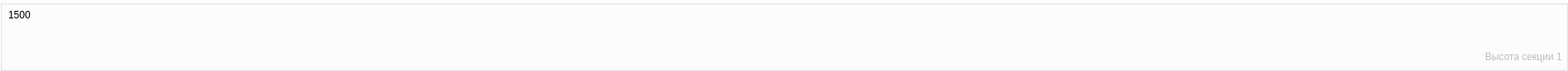
         <widget class="QGroupBox" name="groupBox15">
          <property name="sizePolicy">
           <sizepolicy hsizetype="Preferred" vsizetype="Fixed">
            <horstretch>0</horstretch>
            <verstretch>0</verstretch>
           </sizepolicy>
          </property>
          <property name="minimumSize">
           <size>
            <width>0</width>
            <height>80</height>
           </size>
          </property>
          <property name="maximumSize">
           <size>
            <width>1890</width>
            <height>120</height>
           </size>
          </property>
          <property name="styleSheet">
           <string notr="true">QGroupBox{
                        background-color: #fff;
                        }</string>
          </property>
          <property name="title">
           <string/>
          </property>
          <widget class="QWidget" name="horizontalLayoutWidget_15">
           <property name="geometry">
            <rect>
             <x>50</x>
             <y>10</y>
             <width>1781</width>
             <height>61</height>
            </rect>
           </property>
           <layout class="QHBoxLayout" name="layout_1500">
            <property name="spacing">
             <number>0</number>
            </property>
           </layout>
          </widget>
          <widget class="QLabel" name="label_18">
           <property name="geometry">
            <rect>
             <x>10</x>
             <y>10</y>
             <width>41</width>
             <height>16</height>
            </rect>
           </property>
           <property name="text">
            <string>1500</string>
           </property>
          </widget>
          <widget class="QLabel" name="height_section1_label">
           <property name="enabled">
            <bool>false</bool>
           </property>
           <property name="geometry">
            <rect>
             <x>1790</x>
             <y>60</y>
             <width>100</width>
             <height>16</height>
            </rect>
           </property>
           <property name="text">
            <string>Высота секции 1</string>
           </property>
          </widget>
          <widget class="QLabel" name="label_46">
           <property name="geometry">
            <rect>
             <x>1860</x>
             <y>30</y>
             <width>31</width>
             <height>21</height>
            </rect>
           </property>
           <property name="text">
            <string/>
           </property>
           <property name="pixmap">
            <pixmap>../../image/img tools/shield_height_1.png</pixmap>
           </property>
          </widget>
         </widget>
